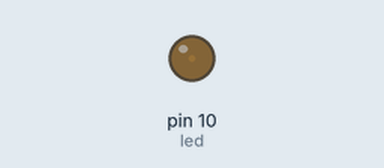
Recording of a sketch running on a simulated Arduino Uno, built with avr-gcc and run on an emulated ATmega328P. On the bench: output pins drawn as LEDs (lit = HIGH).

Above: at 0.05 s.
At 0.95 s:
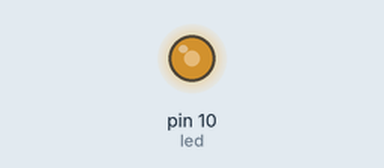
At 1.4 s:
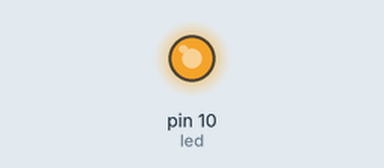
At 2.75 s:
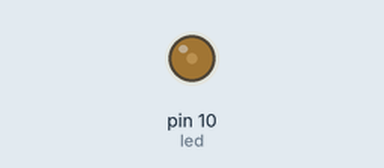
Timing chart, 0 to 7.0 s (numbered marks = the images above):
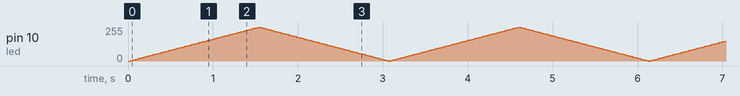

The sketch:

Code.ino
```cpp
/*
  Fade

  This example shows how to fade an LED on pin 9 using the analogWrite()
  function.

  The analogWrite() function uses PWM, so if you want to change the pin you're
  using, be sure to use another PWM capable pin. On most Arduino, the PWM pins
  are identified with a "~" sign, like ~3, ~5, ~6, ~9, ~10 and ~11.

*/

int led = 10;           // The PWM pin the LED is attached to
int brightness = 0;    // How bright the LED is
int fadeAmount = 5;    // How many points to fade the LED by

// The setup routine runs once when you press reset:
void setup() {
  // Declare pin 9 to be an output:
  pinMode(led, OUTPUT);
}

 // The loop routine runs over and over again forever:
  void loop() {
  // Set the brightness of pin 9:
  analogWrite(led, brightness);

  // Change the brightness for next time through the loop:
  brightness = brightness + fadeAmount;

  // Reverse the direction of the fading at the ends of the fade:
  if (brightness <= 0 || brightness >= 255) {
    fadeAmount = -fadeAmount;
  }
  // Wait for 30 milliseconds to see the dimming effect
  delay(30);
}
```
